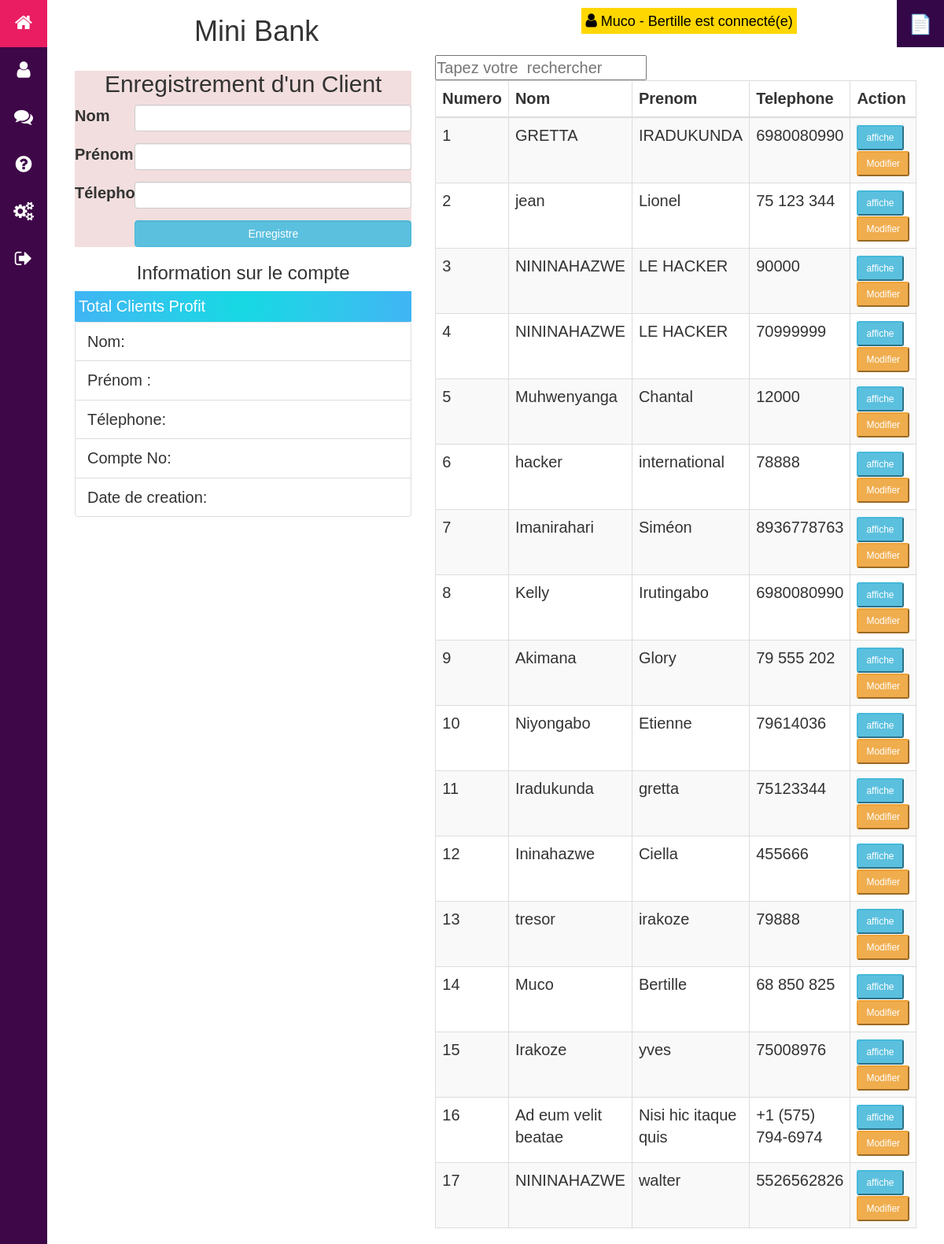
/public/index.php (signed in), run on the app's committed database.
### tables this page shows
CREATE TABLE `clients` (
  `id` int NOT NULL,
  `nom` varchar(255) NOT NULL,
  `prenom` varchar(255) NOT NULL,
  `compte_id` int DEFAULT NULL,
  `created` datetime NOT NULL DEFAULT CURRENT_TIMESTAMP,
  `telephone` varchar(255) DEFAULT NULL
);

### src/Db/Connection.php (called while the page is built, shortened)
<?php
class Connection {
    public $connection ;
    public function __construct()
    {
        if (!isset($this->connection)) {
            $this->connection = new PDO('mysql:dbname=ult_programation_web;host=localhost', 'admin', 'admin' , [
            PDO::ATTR_ERRMODE => PDO::ERRMODE_EXCEPTION
        ]);
        }
        return $this->connection;
    }
}

### src/Model/Table.php (called while the page is built, shortened)
<?php
abstract class Table{
    protected $pdo;
    protected $table = null;
    protected $class = null;
    public function __construct()
    {
        $pdo = new Connection();
        if($this->pdo === null){
            $this->pdo = $pdo->connection;
        }
    }
    public function all($order_by= 'ASC'): array
    {
        $sql = "SELECT * FROM {$this->table} ORDER BY id ".$order_by;
        return $this->pdo->query($sql,PDO::FETCH_CLASS,$this->class)->fetchAll();
    }
}

### src/Model/Classes/Client.php (called while the page is built, shortened)
<?php
class Client
{
    private $id;
    private $nom;
    private $prenom;
    private $telephone;
    private $compte_id;
    private $created;
    public function getId()
    {
        return $this->id;
    }
    public function getNom()
    {
        return $this->nom;
    }
    public function getPrenom()
    {
        return $this->prenom;
    }
    public function getTelephone()
    {
        return $this->telephone;
    }
    public function getCompteId()
    {
        return $this->compte_id;
    }
    public function getCreated()
    {
        return $this->created;
    }
}

### public/index.php (the view, shortened to what this page needs)
<?php
require_once('layout/_header.php');
$clienttable =  new ClientTable;
$clients = $clienttable->all();
?>
<div class="row">
	<div class="col-md-5">
		<?php require_once('layout/clients/_form.php'); ?>
		<div class="card">
			<div class="card-body">
				<div class="card-text"><h3 class="text-center">Information sur le compte</h3>
				</div>
				<div class="widget-content-wrapper text-white">
					<div class="widget-content-left">
						<div class="widget-subheading">Total Clients Profit</div>
					</div>
				</div>
				<ul class="list-group">
					<li class="list-group-item"><span>Nom:</span> <span class="info-nom info-client"></span></li>
					<li class="list-group-item"><span>Prénom :</span> <span class="info-prenom info-client"></span></li>
					<li class="list-group-item"><span>Télephone:</span> <span class="info-telephone info-client"></span></li>
					<li class="list-group-item"><span>Compte No:</span> <span class="info-compte info-client"></span></li>
					<li class="list-group-item"><span>Date de creation:</span> <span class="info-created info-client"></span></li>
				</ul>
			</div>
		</div>
	</div>
	<div class="col-md-7">
		<form action=""  method="get">
			<input type="text" name="search_key" value="<?= $_GET['search_key'] ?>" placeholder="Tapez votre  rechercher">
		</form>
		<table style="width: 100%;" id="example" class="table table-hover table-striped table-bordered table-responsive" role="grid" aria-describedby="example_info">
			<thead>
				<tr>
					<th>Numero</th>
					<th>Nom</th>
					<th>Prenom</th>
					<th>Telephone</th>
					<th>Action</th>
				</tr>
			</thead>
			<tbody>
				<?php $x = 0; foreach ($clients  as $client) : ?>
				<tr>
					<td><?= ++$x ?></td>
					<td>
						<?= $client->getNom() ?>
					</td>
					<td>
						<?= $client->getPrenom()  ?>
					</td>
					<td>
						<?= $client->getTelephone()  ?>
					</td>
					<td>
						<button onclick="load_client_info(<?= $client->getId()  ?> )" class="btn-sm btn-info">affiche</button>
						<button onclick="modifier('<?= $client->getID(); ?>','<?= $client->getNom(); ?>','<?= $client->getPrenom(); ?>','<?= $client->getTelephone()  ?>','<?= $client->getCompteId()  ?>', '<?= $client->getCreated()  ?>')" class="btn-sm btn-warning">Modifier</button>
					</td>
				</tr>
			<?php endforeach; ?>
		</tbody>
	</table>
</div>
</div>
<?php
require_once('layout/_footer.php');
?>

### public/css/style.css (style rules this page uses)
* { margin: 0; padding: 0; box-sizing: border-box; font-family: sans-serif; font-size: 20px; }
body { margin:0;; font-family: -apple-system,BlinkMacSystemFont,"Segoe UI",Roboto,"Helvetica Neue",Arial,"Noto Sans",sans-serif,"Apple Color Emoji","Segoe UI Emoji","Segoe UI Symbol","Noto Color Emoji" }

### public/css/style_client.css (style rules this page uses)
.widget-content-wrapper { display: flex; justify-content: space-between; color: #fff; font-size: 2rem; padding: 5px; background-image: radial-gradient(circle 248px at center, #16d9e3 0%, #30c7ec 47%, #46aef7 100%) !important; }
li.list-group-item { display: flex; justify-content: space-around; }
.list-group-item span { width: 50%; }
.info-client { font-weight: bold; font-size: 20px; }

### data on the page
clients: nom "GRETTA", prenom "IRADUKUNDA", telephone "6980080990"
clients: nom "jean", prenom "Lionel", telephone "75 123 344"
clients: nom "NININAHAZWE", prenom "LE HACKER", telephone "90000"
clients: nom "NININAHAZWE", prenom "LE HACKER", telephone "70999999"
clients: nom "Muhwenyanga", prenom "Chantal", telephone "12000"
clients: nom "hacker", prenom "international", telephone "78888"
clients: nom "Imanirahari", prenom "Siméon", telephone "8936778763"
clients: nom "Kelly", prenom "Irutingabo", telephone "6980080990"
clients: nom "Akimana", prenom "Glory", telephone "79 555 202"
clients: nom "Niyongabo", prenom "Etienne", telephone "79614036"
clients: nom "Iradukunda", prenom "gretta", telephone "75123344"
clients: nom "Ininahazwe", prenom "Ciella", telephone "455666"
clients: nom "tresor", prenom "irakoze", telephone "79888"
clients: nom "Muco", prenom "Bertille", telephone "68 850 825"
clients: nom "Irakoze", prenom "yves", telephone "75008976"
clients: nom "Ad eum velit beatae", prenom "Nisi hic itaque quis", telephone "+1 (575) 794-6974"
clients: nom "NININAHAZWE", prenom "walter", telephone "5526562826"

### other printed values
$_SESSION['user']['nom'] "Muco"
$_SESSION['user']['prenom'] "Bertille"
